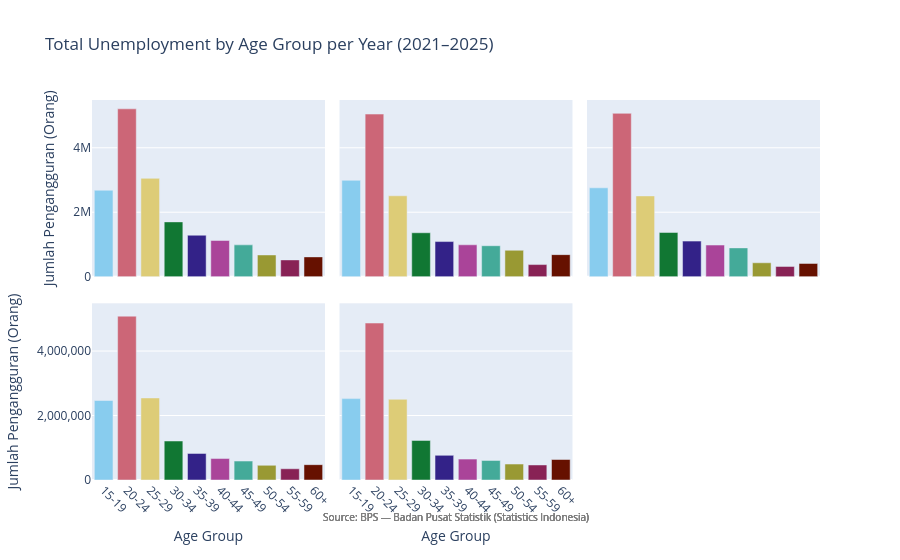

Notebook code cell kept with this figure:
### Markdown cell above
### Chart 7: Total Unemployment by Age Group per Year

**Why (Q1):** Chart 1 shows trends across time. This chart ranks all 10 age groups within each
individual year, making the dominance of the 20–24 cohort immediately visually obvious and
allowing year-by-year comparison of how rankings shift. It directly answers whether 20–24 is
*persistently* the most affected or whether other groups challenged that position in specific years.

### Code cell
rank_data = (
    df.groupby(['year', 'age_group'], observed=True)['jumlah']
    .sum()
    .reset_index()
)
rank_data['age_group'] = rank_data['age_group'].astype(str)

fig7 = px.bar(
    rank_data,
    x='age_group',
    y='jumlah',
    color='age_group',
    facet_col='year',
    facet_col_wrap=3,
    category_orders={'age_group': AGE_GROUP_ORDER},
    color_discrete_sequence=PLOTLY_COLORS,
    title='Total Unemployment by Age Group per Year (2021–2025)',
    labels={'age_group': 'Age Group', 'jumlah': 'Jumlah Pengangguran (Orang)'},
)
fig7.update_layout(
    yaxis_title='Jumlah Pengangguran (Orang)',
    yaxis_tickformat=',',
    showlegend=False,
    annotations=[{'text': SOURCE_NOTE, 'xref': 'paper', 'yref': 'paper',
                  'x': 0.5, 'y': -0.12, 'showarrow': False, 'font': {'size': 10, 'color': 'gray'}}],
)
fig7.update_xaxes(tickangle=45)
fig7.write_html(str(OUTPUTS_DIR / 'age_group_ranking.html'))
fig7.show()

### Figure 1 — Plotly figure (JSON) as saved in the notebook; plotly's stock layout.template omitted (floating-point values rounded to 4 significant figures)
{"data": [{"hovertemplate": "Age Group=%{x}<br>year=2021<br>Jumlah Pengangguran (Orang)=%{y}<extra></extra>", "legendgroup": "15-19", "marker": {"color": "rgb(136, 204, 238)", "pattern": {"shape": ""}}, "name": "15-19", "orientation": "v", "showlegend": true, "textposition": "auto", "type": "bar", "x": ["15-19"], "xaxis": "x4", "y": [2681732], "yaxis": "y4"}, {"hovertemplate": "Age Group=%{x}<br>year=2022<br>Jumlah Pengangguran (Orang)=%{y}<extra></extra>", "legendgroup": "15-19", "marker": {"color": "rgb(136, 204, 238)", "pattern": {"shape": ""}}, "name": "15-19", "orientation": "v", "showlegend": false, "textposition": "auto", "type": "bar", "x": ["15-19"], "xaxis": "x5", "y": [2990031], "yaxis": "y5"}, {"hovertemplate": "Age Group=%{x}<br>year=2023<br>Jumlah Pengangguran (Orang)=%{y}<extra></extra>", "legendgroup": "15-19", "marker": {"color": "rgb(136, 204, 238)", "pattern": {"shape": ""}}, "name": "15-19", "orientation": "v", "showlegend": false, "textposition": "auto", "type": "bar", "x": ["15-19"], "xaxis": "x6", "y": [2756958], "yaxis": "y6"}, {"hovertemplate": "Age Group=%{x}<br>year=2024<br>Jumlah Pengangguran (Orang)=%{y}<extra></extra>", "legendgroup": "15-19", "marker": {"color": "rgb(136, 204, 238)", "pattern": {"shape": ""}}, "name": "15-19", "orientation": "v", "showlegend": false, "textposition": "auto", "type": "bar", "x": ["15-19"], "xaxis": "x", "y": [2466079], "yaxis": "y"}, {"hovertemplate": "Age Group=%{x}<br>year=2025<br>Jumlah Pengangguran (Orang)=%{y}<extra></extra>", "legendgroup": "15-19", "marker": {"color": "rgb(136, 204, 238)", "pattern": {"shape": ""}}, "name": "15-19", "orientation": "v", "showlegend": false, "textposition": "auto", "type": "bar", "x": ["15-19"], "xaxis": "x2", "y": [2524743], "yaxis": "y2"}, {"hovertemplate": "Age Group=%{x}<br>year=2021<br>Jumlah Pengangguran (Orang)=%{y}<extra></extra>", "legendgroup": "20-24", "marker": {"color": "rgb(204, 102, 119)", "pattern": {"shape": ""}}, "name": "20-24", "orientation": "v", "showlegend": true, "textposition": "auto", "type": "bar", "x": ["20-24"], "xaxis": "x4", "y": [5207146], "yaxis": "y4"}, {"hovertemplate": "Age Group=%{x}<br>year=2022<br>Jumlah Pengangguran (Orang)=%{y}<extra></extra>", "legendgroup": "20-24", "marker": {"color": "rgb(204, 102, 119)", "pattern": {"shape": ""}}, "name": "20-24", "orientation": "v", "showlegend": false, "textposition": "auto", "type": "bar", "x": ["20-24"], "xaxis": "x5", "y": [5044633], "yaxis": "y5"}, {"hovertemplate": "Age Group=%{x}<br>year=2023<br>Jumlah Pengangguran (Orang)=%{y}<extra></extra>", "legendgroup": "20-24", "marker": {"color": "rgb(204, 102, 119)", "pattern": {"shape": ""}}, "name": "20-24", "orientation": "v", "showlegend": false, "textposition": "auto", "type": "bar", "x": ["20-24"], "xaxis": "x6", "y": [5067611], "yaxis": "y6"}, {"hovertemplate": "Age Group=%{x}<br>year=2024<br>Jumlah Pengangguran (Orang)=%{y}<extra></extra>", "legendgroup": "20-24", "marker": {"color": "rgb(204, 102, 119)", "pattern": {"shape": ""}}, "name": "20-24", "orientation": "v", "showlegend": false, "textposition": "auto", "type": "bar", "x": ["20-24"], "xaxis": "x", "y": [5082160], "yaxis": "y"}, {"hovertemplate": "Age Group=%{x}<br>year=2025<br>Jumlah Pengangguran (Orang)=%{y}<extra></extra>", "legendgroup": "20-24", "marker": {"color": "rgb(204, 102, 119)", "pattern": {"shape": ""}}, "name": "20-24", "orientation": "v", "showlegend": false, "textposition": "auto", "type": "bar", "x": ["20-24"], "xaxis": "x2", "y": [4868752], "yaxis": "y2"}, {"hovertemplate": "Age Group=%{x}<br>year=2021<br>Jumlah Pengangguran (Orang)=%{y}<extra></extra>", "legendgroup": "25-29", "marker": {"color": "rgb(221, 204, 119)", "pattern": {"shape": ""}}, "name": "25-29", "orientation": "v", "showlegend": true, "textposition": "auto", "type": "bar", "x": ["25-29"], "xaxis": "x4", "y": [3051384], "yaxis": "y4"}, {"hovertemplate": "Age Group=%{x}<br>year=2022<br>Jumlah Pengangguran (Orang)=%{y}<extra></extra>", "legendgroup": "25-29", "marker": {"color": "rgb(221, 204, 119)", "pattern": {"shape": ""}}, "name": "25-29", "orientation": "v", "showlegend": false, "textposition": "auto", "type": "bar", "x": ["25-29"], "xaxis": "x5", "y": [2509770], "yaxis": "y5"}, {"hovertemplate": "Age Group=%{x}<br>year=2023<br>Jumlah Pengangguran (Orang)=%{y}<extra></extra>", "legendgroup": "25-29", "marker": {"color": "rgb(221, 204, 119)", "pattern": {"shape": ""}}, "name": "25-29", "orientation": "v", "showlegend": false, "textposition": "auto", "type": "bar", "x": ["25-29"], "xaxis": "x6", "y": [2505790], "yaxis": "y6"}, {"hovertemplate": "Age Group=%{x}<br>year=2024<br>Jumlah Pengangguran (Orang)=%{y}<extra></extra>", "legendgroup": "25-29", "marker": {"color": "rgb(221, 204, 119)", "pattern": {"shape": ""}}, "name": "25-29", "orientation": "v", "showlegend": false, "textposition": "auto", "type": "bar", "x": ["25-29"], "xaxis": "x", "y": [2545554], "yaxis": "y"}, {"hovertemplate": "Age Group=%{x}<br>year=2025<br>Jumlah Pengangguran (Orang)=%{y}<extra></extra>", "legendgroup": "25-29", "marker": {"color": "rgb(221, 204, 119)", "pattern": {"shape": ""}}, "name": "25-29", "orientation": "v", "showlegend": false, "textposition": "auto", "type": "bar", "x": ["25-29"], "xaxis": "x2", "y": [2503387], "yaxis": "y2"}, {"hovertemplate": "Age Group=%{x}<br>year=2021<br>Jumlah Pengangguran (Orang)=%{y}<extra></extra>", "legendgroup": "30-34", "marker": {"color": "rgb(17, 119, 51)", "pattern": {"shape": ""}}, "name": "30-34", "orientation": "v", "showlegend": true, "textposition": "auto", "type": "bar", "x": ["30-34"], "xaxis": "x4", "y": [1700144], "yaxis": "y4"}, {"hovertemplate": "Age Group=%{x}<br>year=2022<br>Jumlah Pengangguran (Orang)=%{y}<extra></extra>", "legendgroup": "30-34", "marker": {"color": "rgb(17, 119, 51)", "pattern": {"shape": ""}}, "name": "30-34", "orientation": "v", "showlegend": false, "textposition": "auto", "type": "bar", "x": ["30-34"], "xaxis": "x5", "y": [1363134], "yaxis": "y5"}, {"hovertemplate": "Age Group=%{x}<br>year=2023<br>Jumlah Pengangguran (Orang)=%{y}<extra></extra>", "legendgroup": "30-34", "marker": {"color": "rgb(17, 119, 51)", "pattern": {"shape": ""}}, "name": "30-34", "orientation": "v", "showlegend": false, "textposition": "auto", "type": "bar", "x": ["30-34"], "xaxis": "x6", "y": [1371919], "yaxis": "y6"}, {"hovertemplate": "Age Group=%{x}<br>year=2024<br>Jumlah Pengangguran (Orang)=%{y}<extra></extra>", "legendgroup": "30-34", "marker": {"color": "rgb(17, 119, 51)", "pattern": {"shape": ""}}, "name": "30-34", "orientation": "v", "showlegend": false, "textposition": "auto", "type": "bar", "x": ["30-34"], "xaxis": "x", "y": [1209459], "yaxis": "y"}, {"hovertemplate": "Age Group=%{x}<br>year=2025<br>Jumlah Pengangguran (Orang)=%{y}<extra></extra>", "legendgroup": "30-34", "marker": {"color": "rgb(17, 119, 51)", "pattern": {"shape": ""}}, "name": "30-34", "orientation": "v", "showlegend": false, "textposition": "auto", "type": "bar", "x": ["30-34"], "xaxis": "x2", "y": [1226968], "yaxis": "y2"}, {"hovertemplate": "Age Group=%{x}<br>year=2021<br>Jumlah Pengangguran (Orang)=%{y}<extra></extra>", "legendgroup": "35-39", "marker": {"color": "rgb(51, 34, 136)", "pattern": {"shape": ""}}, "name": "35-39", "orientation": "v", "showlegend": true, "textposition": "auto", "type": "bar", "x": ["35-39"], "xaxis": "x4", "y": [1286373], "yaxis": "y4"}, {"hovertemplate": "Age Group=%{x}<br>year=2022<br>Jumlah Pengangguran (Orang)=%{y}<extra></extra>", "legendgroup": "35-39", "marker": {"color": "rgb(51, 34, 136)", "pattern": {"shape": ""}}, "name": "35-39", "orientation": "v", "showlegend": false, "textposition": "auto", "type": "bar", "x": ["35-39"], "xaxis": "x5", "y": [1089861], "yaxis": "y5"}, {"hovertemplate": "Age Group=%{x}<br>year=2023<br>Jumlah Pengangguran (Orang)=%{y}<extra></extra>", "legendgroup": "35-39", "marker": {"color": "rgb(51, 34, 136)", "pattern": {"shape": ""}}, "name": "35-39", "orientation": "v", "showlegend": false, "textposition": "auto", "type": "bar", "x": ["35-39"], "xaxis": "x6", "y": [1103750], "yaxis": "y6"}, {"hovertemplate": "Age Group=%{x}<br>year=2024<br>Jumlah Pengangguran (Orang)=%{y}<extra></extra>", "legendgroup": "35-39", "marker": {"color": "rgb(51, 34, 136)", "pattern": {"shape": ""}}, "name": "35-39", "orientation": "v", "showlegend": false, "textposition": "auto", "type": "bar", "x": ["35-39"], "xaxis": "x", "y": [824566], "yaxis": "y"}, {"hovertemplate": "Age Group=%{x}<br>year=2025<br>Jumlah Pengangguran (Orang)=%{y}<extra></extra>", "legendgroup": "35-39", "marker": {"color": "rgb(51, 34, 136)", "pattern": {"shape": ""}}, "name": "35-39", "orientation": "v", "showlegend": false, "textposition": "auto", "type": "bar", "x": ["35-39"], "xaxis": "x2", "y": [764792], "yaxis": "y2"}, {"hovertemplate": "Age Group=%{x}<br>year=2021<br>Jumlah Pengangguran (Orang)=%{y}<extra></extra>", "legendgroup": "40-44", "marker": {"color": "rgb(170, 68, 153)", "pattern": {"shape": ""}}, "name": "40-44", "orientation": "v", "showlegend": true, "textposition": "auto", "type": "bar", "x": ["40-44"], "xaxis": "x4", "y": [1123393], "yaxis": "y4"}, {"hovertemplate": "Age Group=%{x}<br>year=2022<br>Jumlah Pengangguran (Orang)=%{y}<extra></extra>", "legendgroup": "40-44", "marker": {"color": "rgb(170, 68, 153)", "pattern": {"shape": ""}}, "name": "40-44", "orientation": "v", "showlegend": false, "textposition": "auto", "type": "bar", "x": ["40-44"], "xaxis": "x5", "y": [989417], "yaxis": "y5"}, {"hovertemplate": "Age Group=%{x}<br>year=2023<br>Jumlah Pengangguran (Orang)=%{y}<extra></extra>", "legendgroup": "40-44", "marker": {"color": "rgb(170, 68, 153)", "pattern": {"shape": ""}}, "name": "40-44", "orientation": "v", "showlegend": false, "textposition": "auto", "type": "bar", "x": ["40-44"], "xaxis": "x6", "y": [981738], "yaxis": "y6"}, {"hovertemplate": "Age Group=%{x}<br>year=2024<br>Jumlah Pengangguran (Orang)=%{y}<extra></extra>", "legendgroup": "40-44", "marker": {"color": "rgb(170, 68, 153)", "pattern": {"shape": ""}}, "name": "40-44", "orientation": "v", "showlegend": false, "textposition": "auto", "type": "bar", "x": ["40-44"], "xaxis": "x", "y": [664970], "yaxis": "y"}, {"hovertemplate": "Age Group=%{x}<br>year=2025<br>Jumlah Pengangguran (Orang)=%{y}<extra></extra>", "legendgroup": "40-44", "marker": {"color": "rgb(170, 68, 153)", "pattern": {"shape": ""}}, "name": "40-44", "orientation": "v", "showlegend": false, "textposition": "auto", "type": "bar", "x": ["40-44"], "xaxis": "x2", "y": [647939], "yaxis": "y2"}, {"hovertemplate": "Age Group=%{x}<br>year=2021<br>Jumlah Pengangguran (Orang)=%{y}<extra></extra>", "legendgroup": "45-49", "marker": {"color": "rgb(68, 170, 153)", "pattern": {"shape": ""}}, "name": "45-49", "orientation": "v", "showlegend": true, "textposition": "auto", "type": "bar", "x": ["45-49"], "xaxis": "x4", "y": [987382], "yaxis": "y4"}, {"hovertemplate": "Age Group=%{x}<br>year=2022<br>Jumlah Pengangguran (Orang)=%{y}<extra></extra>", "legendgroup": "45-49", "marker": {"color": "rgb(68, 170, 153)", "pattern": {"shape": ""}}, "name": "45-49", "orientation": "v", "showlegend": false, "textposition": "auto", "type": "bar", "x": ["45-49"], "xaxis": "x5", "y": [960744], "yaxis": "y5"}, {"hovertemplate": "Age Group=%{x}<br>year=2023<br>Jumlah Pengangguran (Orang)=%{y}<extra></extra>", "legendgroup": "45-49", "marker": {"color": "rgb(68, 170, 153)", "pattern": {"shape": ""}}, "name": "45-49", "orientation": "v", "showlegend": false, "textposition": "auto", "type": "bar", "x": ["45-49"], "xaxis": "x6", "y": [893985], "yaxis": "y6"}, {"hovertemplate": "Age Group=%{x}<br>year=2024<br>Jumlah Pengangguran (Orang)=%{y}<extra></extra>", "legendgroup": "45-49", "marker": {"color": "rgb(68, 170, 153)", "pattern": {"shape": ""}}, "name": "45-49", "orientation": "v", "showlegend": false, "textposition": "auto", "type": "bar", "x": ["45-49"], "xaxis": "x", "y": [587828], "yaxis": "y"}, {"hovertemplate": "Age Group=%{x}<br>year=2025<br>Jumlah Pengangguran (Orang)=%{y}<extra></extra>", "legendgroup": "45-49", "marker": {"color": "rgb(68, 170, 153)", "pattern": {"shape": ""}}, "name": "45-49", "orientation": "v", "showlegend": false, "textposition": "auto", "type": "bar", "x": ["45-49"], "xaxis": "x2", "y": [606860], "yaxis": "y2"}, {"hovertemplate": "Age Group=%{x}<br>year=2021<br>Jumlah Pengangguran (Orang)=%{y}<extra></extra>", "legendgroup": "50-54", "marker": {"color": "rgb(153, 153, 51)", "pattern": {"shape": ""}}, "name": "50-54", "orientation": "v", "showlegend": true, "textposition": "auto", "type": "bar", "x": ["50-54"], "xaxis": "x4", "y": [675136], "yaxis": "y4"}, {"hovertemplate": "Age Group=%{x}<br>year=2022<br>Jumlah Pengangguran (Orang)=%{y}<extra></extra>", "legendgroup": "50-54", "marker": {"color": "rgb(153, 153, 51)", "pattern": {"shape": ""}}, "name": "50-54", "orientation": "v", "showlegend": false, "textposition": "auto", "type": "bar", "x": ["50-54"], "xaxis": "x5", "y": [819533], "yaxis": "y5"}, {"hovertemplate": "Age Group=%{x}<br>year=2023<br>Jumlah Pengangguran (Orang)=%{y}<extra></extra>", "legendgroup": "50-54", "marker": {"color": "rgb(153, 153, 51)", "pattern": {"shape": ""}}, "name": "50-54", "orientation": "v", "showlegend": false, "textposition": "auto", "type": "bar", "x": ["50-54"], "xaxis": "x6", "y": [431953], "yaxis": "y6"}, {"hovertemplate": "Age Group=%{x}<br>year=2024<br>Jumlah Pengangguran (Orang)=%{y}<extra></extra>", "legendgroup": "50-54", "marker": {"color": "rgb(153, 153, 51)", "pattern": {"shape": ""}}, "name": "50-54", "orientation": "v", "showlegend": false, "textposition": "auto", "type": "bar", "x": ["50-54"], "xaxis": "x", "y": [455462], "yaxis": "y"}, {"hovertemplate": "Age Group=%{x}<br>year=2025<br>Jumlah Pengangguran (Orang)=%{y}<extra></extra>", "legendgroup": "50-54", "marker": {"color": "rgb(153, 153, 51)", "pattern": {"shape": ""}}, "name": "50-54", "orientation": "v", "showlegend": false, "textposition": "auto", "type": "bar", "x": ["50-54"], "xaxis": "x2", "y": [494573], "yaxis": "y2"}, {"hovertemplate": "Age Group=%{x}<br>year=2021<br>Jumlah Pengangguran (Orang)=%{y}<extra></extra>", "legendgroup": "55-59", "marker": {"color": "rgb(136, 34, 85)", "pattern": {"shape": ""}}, "name": "55-59", "orientation": "v", "showlegend": true, "textposition": "auto", "type": "bar", "x": ["55-59"], "xaxis": "x4", "y": [520809], "yaxis": "y4"}, {"hovertemplate": "Age Group=%{x}<br>year=2022<br>Jumlah Pengangguran (Orang)=%{y}<extra></extra>", "legendgroup": "55-59", "marker": {"color": "rgb(136, 34, 85)", "pattern": {"shape": ""}}, "name": "55-59", "orientation": "v", "showlegend": false, "textposition": "auto", "type": "bar", "x": ["55-59"], "xaxis": "x5", "y": [376309], "yaxis": "y5"}, {"hovertemplate": "Age Group=%{x}<br>year=2023<br>Jumlah Pengangguran (Orang)=%{y}<extra></extra>", "legendgroup": "55-59", "marker": {"color": "rgb(136, 34, 85)", "pattern": {"shape": ""}}, "name": "55-59", "orientation": "v", "showlegend": false, "textposition": "auto", "type": "bar", "x": ["55-59"], "xaxis": "x6", "y": [319103], "yaxis": "y6"}, {"hovertemplate": "Age Group=%{x}<br>year=2024<br>Jumlah Pengangguran (Orang)=%{y}<extra></extra>", "legendgroup": "55-59", "marker": {"color": "rgb(136, 34, 85)", "pattern": {"shape": ""}}, "name": "55-59", "orientation": "v", "showlegend": false, "textposition": "auto", "type": "bar", "x": ["55-59"], "xaxis": "x", "y": [348431], "yaxis": "y"}, {"hovertemplate": "Age Group=%{x}<br>year=2025<br>Jumlah Pengangguran (Orang)=%{y}<extra></extra>", "legendgroup": "55-59", "marker": {"color": "rgb(136, 34, 85)", "pattern": {"shape": ""}}, "name": "55-59", "orientation": "v", "showlegend": false, "textposition": "auto", "type": "bar", "x": ["55-59"], "xaxis": "x2", "y": [466117], "yaxis": "y2"}, {"hovertemplate": "Age Group=%{x}<br>year=2021<br>Jumlah Pengangguran (Orang)=%{y}<extra></extra>", "legendgroup": "60+", "marker": {"color": "rgb(102, 17, 0)", "pattern": {"shape": ""}}, "name": "60+", "orientation": "v", "showlegend": true, "textposition": "auto", "type": "bar", "x": ["60+"], "xaxis": "x4", "y": [614561], "yaxis": "y4"}, {"hovertemplate": "Age Group=%{x}<br>year=2022<br>Jumlah Pengangguran (Orang)=%{y}<extra></extra>", "legendgroup": "60+", "marker": {"color": "rgb(102, 17, 0)", "pattern": {"shape": ""}}, "name": "60+", "orientation": "v", "showlegend": false, "textposition": "auto", "type": "bar", "x": ["60+"], "xaxis": "x5", "y": [684652], "yaxis": "y5"}, {"hovertemplate": "Age Group=%{x}<br>year=2023<br>Jumlah Pengangguran (Orang)=%{y}<extra></extra>", "legendgroup": "60+", "marker": {"color": "rgb(102, 17, 0)", "pattern": {"shape": ""}}, "name": "60+", "orientation": "v", "showlegend": false, "textposition": "auto", "type": "bar", "x": ["60+"], "xaxis": "x6", "y": [411543], "yaxis": "y6"}, {"hovertemplate": "Age Group=%{x}<br>year=2024<br>Jumlah Pengangguran (Orang)=%{y}<extra></extra>", "legendgroup": "60+", "marker": {"color": "rgb(102, 17, 0)", "pattern": {"shape": ""}}, "name": "60+", "orientation": "v", "showlegend": false, "textposition": "auto", "type": "bar", "x": ["60+"], "xaxis": "x", "y": [475952], "yaxis": "y"}, {"hovertemplate": "Age Group=%{x}<br>year=2025<br>Jumlah Pengangguran (Orang)=%{y}<extra></extra>", "legendgroup": "60+", "marker": {"color": "rgb(102, 17, 0)", "pattern": {"shape": ""}}, "name": "60+", "orientation": "v", "showlegend": false, "textposition": "auto", "type": "bar", "x": ["60+"], "xaxis": "x2", "y": [635683], "yaxis": "y2"}], "layout": {"annotations": [{"font": {"color": "gray", "size": 10}, "showarrow": false, "text": "Source: BPS — Badan Pusat Statistik (Statistics Indonesia)", "x": 0.5, "xanchor": "center", "xref": "paper", "y": -0.12, "yanchor": "bottom", "yref": "paper"}, {"font": {"color": "gray", "size": 10}, "showarrow": false, "text": "Source: BPS — Badan Pusat Statistik (Statistics Indonesia)", "x": 0.5, "xanchor": "center", "xref": "paper", "y": -0.12, "yanchor": "bottom", "yref": "paper"}, {"font": {"color": "gray", "size": 10}, "showarrow": false, "text": "Source: BPS — Badan Pusat Statistik (Statistics Indonesia)", "x": 0.5, "xanchor": "center", "xref": "paper", "y": -0.12, "yanchor": "bottom", "yref": "paper"}, {"font": {"color": "gray", "size": 10}, "showarrow": false, "text": "Source: BPS — Badan Pusat Statistik (Statistics Indonesia)", "x": 0.5, "xanchor": "center", "xref": "paper", "y": -0.12, "yanchor": "bottom", "yref": "paper"}, {"font": {"color": "gray", "size": 10}, "showarrow": false, "text": "Source: BPS — Badan Pusat Statistik (Statistics Indonesia)", "x": 0.5, "xanchor": "center", "xref": "paper", "y": -0.12, "yanchor": "bottom", "yref": "paper"}], "barmode": "relative", "legend": {"title": {"text": "Age Group"}, "tracegroupgap": 0}, "showlegend": false, "title": {"text": "Total Unemployment by Age Group per Year (2021–2025)"}, "xaxis": {"anchor": "y", "categoryarray": ["15-19", "20-24", "25-29", "30-34", "35-39", "40-44", "45-49", "50-54", "55-59", "60+"], "categoryorder": "array", "domain": [0, 0.32], "tickangle": 45, "title": {"text": "Age Group"}}, "xaxis2": {"anchor": "y2", "categoryarray": ["15-19", "20-24", "25-29", "30-34", "35-39", "40-44", "45-49", "50-54", "55-59", "60+"], "categoryorder": "array", "domain": [0.34, 0.66], "matches": "x", "tickangle": 45, "title": {"text": "Age Group"}}, "xaxis3": {"anchor": "y3", "categoryarray": ["15-19", "20-24", "25-29", "30-34", "35-39", "40-44", "45-49", "50-54", "55-59", "60+"], "categoryorder": "array", "domain": [0.68, 1.0], "matches": "x", "tickangle": 45, "title": {"text": "Age Group"}}, "xaxis4": {"anchor": "y4", "domain": [0, 0.32], "matches": "x", "showticklabels": false, "tickangle": 45}, "xaxis5": {"anchor": "y5", "domain": [0.34, 0.66], "matches": "x", "showticklabels": false, "tickangle": 45}, "xaxis6": {"anchor": "y6", "domain": [0.68, 1.0], "matches": "x", "showticklabels": false, "tickangle": 45}, "yaxis": {"anchor": "x", "domain": [0, 0.465], "tickformat": ",", "title": {"text": "Jumlah Pengangguran (Orang)"}}, "yaxis2": {"anchor": "x2", "domain": [0, 0.465], "matches": "y", "showticklabels": false}, "yaxis3": {"anchor": "x3", "domain": [0, 0.465], "matches": "y", "showticklabels": false}, "yaxis4": {"anchor": "x4", "domain": [0.535, 1.0], "matches": "y", "title": {"text": "Jumlah Pengangguran (Orang)"}}, "yaxis5": {"anchor": "x5", "domain": [0.535, 1.0], "matches": "y", "showticklabels": false}, "yaxis6": {"anchor": "x6", "domain": [0.535, 1.0], "matches": "y", "showticklabels": false}}}
